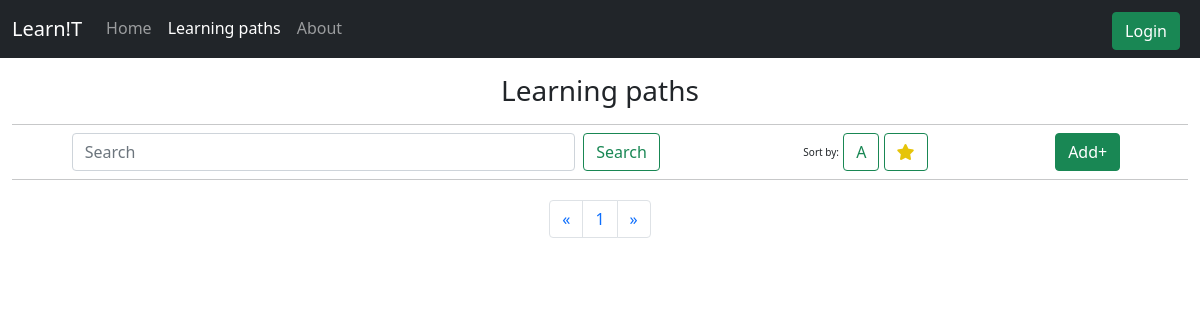
The app's page /learning-paths?page=2, older data.
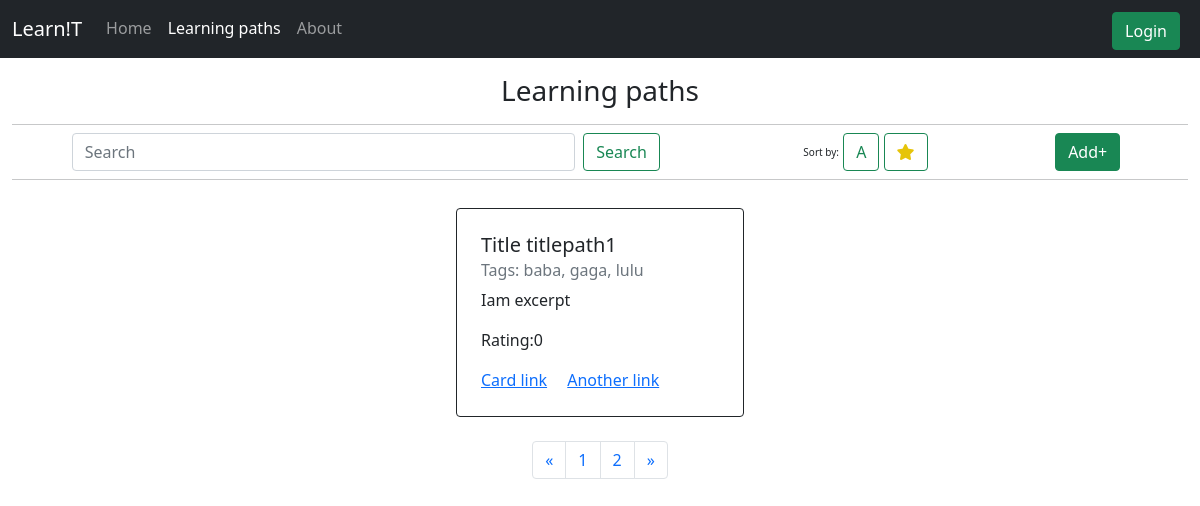
The same page, newer data.
### tables this page shows
CREATE TABLE lpaths (
    id INTEGER PRIMARY KEY AUTOINCREMENT,
    title TEXT NOT NULL,
    tags TEXT,
    excerpt TEXT,
    body TEXT,
    rating INTEGER DEFAULT 0,
    isActive INTEGER DEFAULT 0,
    userId INTEGER,
    FOREIGN KEY(userId) REFERENCES users(id)
);

### app.py (the view, shortened to what this page needs)
@app.route('/learning-paths', methods=['GET'])
def learningPaths():
    active = [0,1,0]
    page = request.args.get('page')
    if not page:
        page = 1
    sortBy = request.args.get('sortBy')#rating, alpha
    limit = 8
    with sqlite3.connect(_DB) as conn:
            cur = conn.cursor();
            count = int(cur.execute("SELECT COUNT(*) FROM lpaths;").fetchall()[0][0])
            pages = 0
            if((count % 8)>0):
                pages = int(count/8)+1;
            else:
                pages = int(count/8);
            if(page):
                page=int(page)
                lpaths = cur.execute("SELECT * FROM lpaths ORDER BY id DESC LIMIT ? OFFSET ?;", (limit,(page-1)*8)).fetchall()
                return render_template("learning-paths.html", active=active, paths=lpaths,pages=pages)
            lpaths = cur.execute("SELECT * FROM lpaths ORDER BY id DESC LIMIT ?;", (limit,)).fetchall()
            if not lpaths:
                active = [0,0,0]
                return render_template('errorpage.html', active=active)
    return render_template("learning-paths.html", active=active, paths=lpaths,pages=pages)

### templates/learning-paths.html (shortened to what this page needs)
{% extends "layout.html" %} {% block title %} Learning paths {% endblock %} {%
block main %}
<div class="text-center">
  <h3 style="margin-bottom: 0rem">
    Learning paths
    <hr class="mb-0" />
  </h3>
</div>
<div class="d-flex justify-content-around align-items-center">
  <form class="d-flex w-50 me-4">
    <input
      class="form-control me-2"
      type="search"
      placeholder="Search"
      aria-label="Search"
    />
    <button class="btn btn-outline-success" type="submit">Search</button>
  </form>
  <div>
    <span class="font-weight-light registertip">Sort by:</span>
    <button class="btn btn-outline-success" type="" onclick="byAlpha()">
      A
    </button>
    <button class="btn btn-outline-success" type="" onclick="byRating()">
      <i class="fa-solid fa-star" style="color: rgb(230, 196, 9)"></i>
    </button>
  </div>
  <div class="d-flex justify-content-end">
    <a href="/new"
      ><button class="btn btn-success m-2" type="submit" id="">Add+</button></a
    >
  </div>
</div>
<hr class="m-0 mb-1" />
<div class="container-lg">
  <div class="row row-cols-4 justify-content-center p-2">
    {%if paths %} {%for path in paths%}
    <div class="card border-dark m-3 p-2" style="width: 18rem">
      <div class="card-body">
        <h5 class="card-title" id="title">Title {{path[1]}}</h5>
        <h6 class="card-subtitle mb-2 text-muted">Tags: {{path[2]}}</h6>
        <p class="card-text">{{path[3]}}</p>
        <p>Rating:{{path[5]}}</p>
        <a href="#" class="card-link">Card link</a>
        <a href="#" class="card-link">Another link</a>
      </div>
    </div>
    {%endfor%} {%endif%}
  </div>
  <div class="d-flex justify-content-around align-items-center">
    <nav aria-label="Page navigation example" class="align-items-center">
      <ul class="pagination">
        <li class="page-item">
          <a class="page-link" href="#" aria-label="Previous">
            <span aria-hidden="true">&laquo;</span>
          </a>
        </li>
        {%if sortBy %} {%for i in range(pages)%}
        <li class="page-item">
          <a
            class="page-link"
            href="/learning-paths?page={{i+1}}&sortBy={{sortBy}}"
            >{{i+1}}</a
          >
        </li>
        {%endfor%} {%else%} {%for i in range(pages)%}
        <li class="page-item">
          <a class="page-link" href="/learning-paths?page={{i+1}}">{{i+1}}</a>
        </li>
        {%endfor%} {%endif%}
        <li class="page-item">
          <a class="page-link" href="#" aria-label="Next">
            <span aria-hidden="true">&raquo;</span>
          </a>
        </li>
      </ul>
    </nav>
  </div>
</div>
{% endblock %}

### templates/layout.html (shortened to what this page needs)
<!DOCTYPE html>
<html lang="en">
  <head>
    <link
      href="https://cdn.jsdelivr.net/npm/bootstrap@5.1.3/dist/css/bootstrap.min.css"
      rel="stylesheet"
    />
    <link href="/static/styles.css" rel="stylesheet" />
  </head>
  <body>
    <nav class="navbar navbar-expand-sm navbar-dark bg-dark">
      <div class="container-fluid">
        <a class="navbar-brand nav-item" href="/">Learn!T</a>
        <div
          class="offcanvas bg-dark navbar-dark offcanvas-end"
          tabindex="-1"
          id="offcanvasNavbar"
          aria-labelledby="offcanvasNavbarLabel"
        >
          <div class="offcanvas-body">
             {%if session['user_id']%}
             <ul class="navbar-nav navbar-dark bg-dark flex-grow-1 pe-3">
              <li class="nav-item">
                {%if active[0]%}
                <a class="nav-link active" aria-current="page" href="/">Home</a>
                {%else%}
                <a class="nav-link" href="/">Home</a>
                {%endif%}
              </li>
              <li class="nav-item">
                {%if active[1]%}
                <a class="nav-link active" href="/learning-paths" aria-current="page">Learning paths</a>
                {%else%}
                <a class="nav-link" href="/learning-paths">Learning paths</a>
                {%endif%}
              </li>
              <li class="nav-item">
                {%if active[2]%}
                <a class="nav-link active" href="/about" aria-current="page">About</a>
                {%else%}
                <a class="nav-link" href="/about">About</a>
                {%endif%}
              </li>
            </ul>
            <form class="d-flex">
              <a class="btn btn-success me-2 mt-1" type="button" href="/settings">
                Account
              </a>
              <a class="btn btn-outline-success me-2 mt-1" type="button" href="/logout">
                Log out
              </a>
            </form>
              {%else%}
            <ul class="navbar-nav navbar-dark bg-dark flex-grow-1 pe-3">
              <li class="nav-item">
                {%if active[0]%}
                <a class="nav-link active" aria-current="page" href="/">Home</a>
                {%else%}
                <a class="nav-link" href="/">Home</a>
                {%endif%}
              </li>
              <li class="nav-item">
                {%if active[1]%}
                <a class="nav-link active" href="/learning-paths" aria-current="page">Learning paths</a>
                {%else%}
                <a class="nav-link" href="/learning-paths">Learning paths</a>
                {%endif%}
              </li>
              <li class="nav-item">
                {%if active[2]%}
                <a class="nav-link active" href="/about" aria-current="page">About</a>
                {%else%}
                <a class="nav-link" href="/about">About</a>
                {%endif%}
              </li>
            </ul>
            <form class="d-flex">
              <a class="btn btn-success me-2 mt-1" type="button" href="/login">
                Login
              </a>
            </form>
            {%endif%}
          </div>
        </div>
      </div>
    </nav>
    <main class="container-fluid py-3">
      {% block main %}{% endblock %}
    </main>
  </body>
</html>

### static/styles.css (style rules this page uses)
.registertip { font-size: x-small; text-decoration: none; }

Row changes from the older to the newer data that the page shows:
now on this page (row edited): lpaths: title "titlepath1", tags "baba, gaga, lulu", excerpt "Iam excerpt", rating "0"
Text that changed along with them:
new list line: "2"
